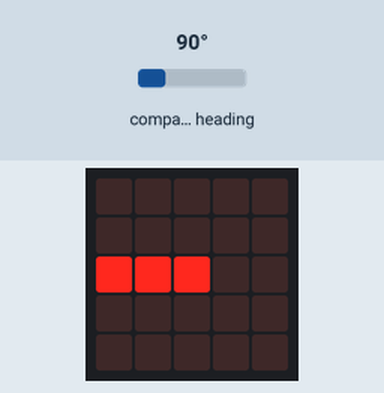
Simulated run of this program. Board: BBC micro:bit running MicroPython. On the bench: the board's 5×5 LED display. The inputs (shaded band) are chosen by the test bench; at power-on: compass heading 90°. The compass is already calibrated.

Above: at 1.3 s.
1.4 s: compass heading set to 7°
At 2.6 s:
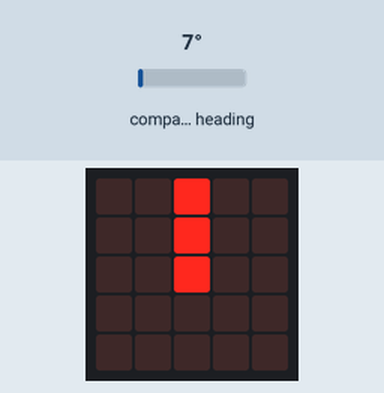
2.9 s: compass heading set to 180°
At 4.0 s:
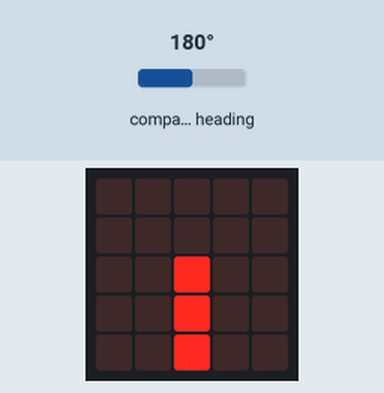
4.4 s: compass heading set to 269°
At 5.3 s:
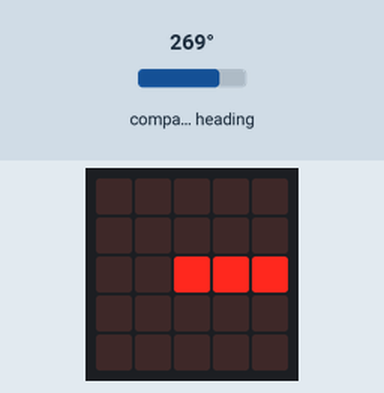
5.9 s: compass heading set to 90°
At 6.7 s:
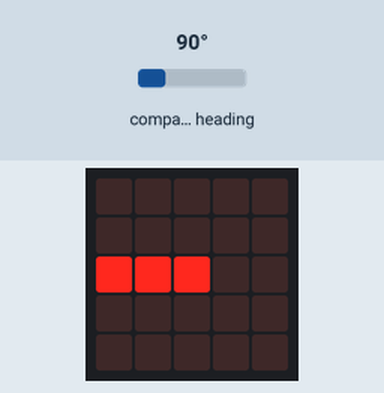
7.4 s: compass heading set to 352°
At 8.0 s:
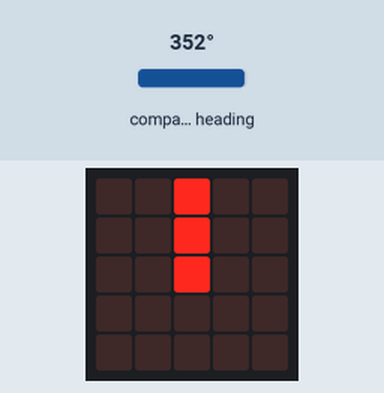
Timing chart, 0 to 9.9 s (numbered marks = the images above; inputs shaded):
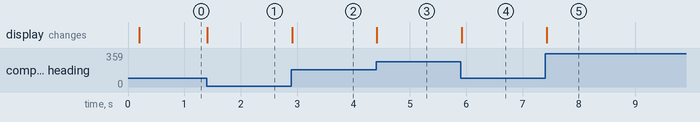

The program:

compass.py
```python
"""

  THIS IS DIRECTLY FROM MICROPYTHON DOCUMENTATION
  IN MY EXPERIMENTATION, THE COMPASS IS HIGHLY INACCURATE.  SENSITIVE TO TILT?
  THIS MAY JUST BE THE WAY THE PROGRAM WAS WRITTEN: THE COMPASS CAN READ X,Y,Z MAGNETIC FIELD STRENGTH

  A TEST WITH A MAGNET SHOWED THAT THE COMPASS IS DETECTING MAGNETIC FIELD.

    http://microbit-micropython.readthedocs.io/en/latest/pin.html

    compass.py
    ~~~~~~~~~~

    Creates a compass.

    The user will need to calibrate the compass first. The compass uses the
    built-in clock images to display the position of the needle.

"""
from microbit import *


# Start calibrating
compass.calibrate()

# Try to keep the needle pointed in (roughly) the correct direction
while True:
    sleep(100)
    needle = ((15 - compass.heading()) // 30) % 12
    display.show(Image.ALL_CLOCKS[needle])
```

Measured:
- after the input at 1.4 s, the display: changes at once (image 1)
- after the input at 2.9 s, the display: changes at once (image 2)
- after the input at 4.4 s, the display: changes at once (image 3)
- after the input at 5.9 s, the display: changes at once (image 4)
- after the input at 7.4 s, the display: changes at once (image 5)
